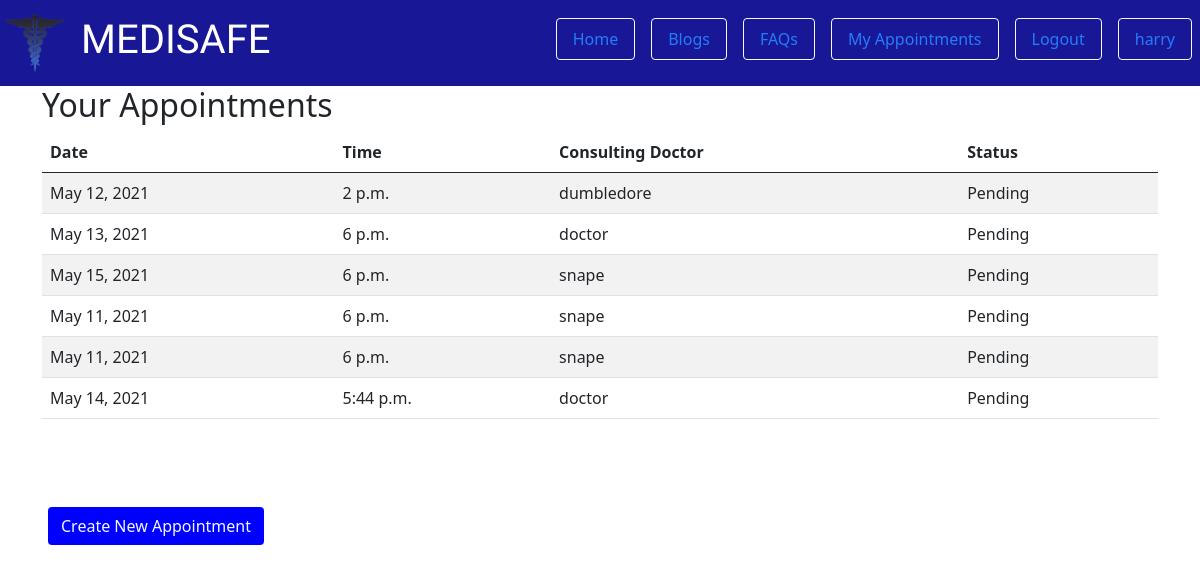
Screenshot of /appointments/p/ (signed in) with the database file from the repository.
### account/models.py (models this page shows, shortened)
class User(AbstractUser):
    user_type = models.CharField(choices=USER_CHOICES, max_length=2)
    def is_doctor(self):
        if self.user_type == 'D':
            return True
        else:
            return False
    def is_patient(self):
        if self.user_type == 'P':
            return True
        else:
            return False
    class Meta:
        ordering = ('id',)

### appointment/models.py (models this page shows, shortened)
class Appointment(models.Model):
    date = models.DateField()
    time = models.TimeField()
    status = models.CharField(choices=[('Pending', 'Pending'), ('Completed', 'Completed')], max_length=10)
    patient = models.ForeignKey(User, on_delete=models.CASCADE, related_name='patient')
    doctor = models.ForeignKey(User, on_delete=models.CASCADE, related_name='doctor')

### appointment/views.py (the view)
# urls.py: path("appointments/p/", views.AppointmentsForAPatientView.as_view(), name="patient-appointments"),
class AppointmentsForAPatientView(LoginRequiredMixin, ListView):
    login_url = '/login/'
    redirect_field_name = 'account:login'
    def get_queryset(self):
        return Appointment.objects.filter(patient=self.request.user)

### templates/appointment/appointment_list.html (shortened to what this page needs)
{% extends "base.html" %}
{% load bootstrap3 %}
{% block content %}
<div class="container">
    <h2>Your Appointments</h2>
    <div>
        {% if user.is_patient %}
        <table class="table table-striped">
            <thead>
                <th>Date</th>
                <th>Time</th>
                <th>Consulting Doctor</th>
                <th>Status</th>
            </thead>
            {% for obj in object_list %}
            <tr>
                <td>{{ obj.date }}</td>
                <td>{{ obj.time }}</td>
                <td>{{ obj.doctor }}</td>
                <td>{{ obj.status }}</td>
            </tr>
            {% endfor %}
        </table>
        {% endif %}
    </div>
</div>
<br>
    <a href="{% url 'appointment:appointment-create' %}" class="m-5 btn" style="background-color: blue; color: aliceblue;">Create New Appointment</a>
{% endblock %}

### templates/base.html (shortened to what this page needs)
{% load static %}
{% load bootstrap3 %}
<!DOCTYPE html>
<html lang="en">
<head>
<link href="https://cdn.jsdelivr.net/npm/bootstrap@5.0.0-beta2/dist/css/bootstrap.min.css" rel="stylesheet">
<link rel="stylesheet" href="{% static 'css/ind.css' %}">
</head>
<header class="text-white" id="header">
    <nav class="navbar navbar-expand-lg navbar-dark d-flex">
        <div class="navbar-nav nav-item flex-grow-1">
            <a class="navbar-brand" href="">
                <img class="logo" src="{% static 'pics/medlogo.png' %}" alt="">    </a>
            <div class="h1 mt-2 medisafe">
                MEDISAFE </div>
        </div>
        <div class="d-flex justify-content-between h5" id="headliner">
            <a class="nav-item nav-link m-2 btn btn-outline-light" href="{% url 'account:home' %}">Home</a>
            <a class="nav-item nav-link m-2 btn btn-outline-light" href="{% url 'account:blogs' %}">Blogs</a>
            <a class="nav-item nav-link m-2 btn btn-outline-light" href="{% url 'account:womenhealth' %}">FAQs</a>
            {% if user.is_active %}
                {% if user.is_patient %}
                    <a class="nav-item nav-link m-2 btn btn-outline-light" href="{% url 'appointment:patient-appointments' %}">My Appointments</a>
                {% elif user.is_doctor %}
                    <a class="nav-item nav-link m-2 btn btn-outline-light" href="{% url 'appointment:doctor-appointments' %}">My Appointments</a>
                 {% endif %}
            <a class="nav-item nav-link m-2 btn btn-outline-light" href="{% url 'account:logout' %}">Logout</a>
            <a class="nav-item nav-link m-2 btn btn-outline-light" href="{% url 'account:myacc' %}">{{ user.username }}</a>
            {% else %}
            <a class="nav-item nav-link m-2 btn btn-outline-light" href="{% url 'account:login' %}">Login</a>
            <a class="nav-item nav-link m-2 btn btn-outline-light" href="{% url 'account:signup' %}">Register</a>
            {% endif %}
        </div>
      </nav>
</header>
<body>
{% block content %}
{% endblock  %}
</body>
</html>

### static/css/ind.css (style rules this page uses)
#header { background-color: darkblue; opacity: 0.9; }
.logo { width: 60px; height: 60px; margin-left: 5px; background-color: transparent; opacity: 1; color: black; }
.medisafe { font-family: 'Akaya Telivigala', cursive; }

### rows the page displays
User: username "harry"
Appointment: date "May 12, 2021", time "2 p.m.", doctor "dumbledore", status "Pending"
Appointment: date "May 13, 2021", time "6 p.m.", doctor "doctor", status "Pending"
Appointment: date "May 15, 2021", time "6 p.m.", doctor "snape", status "Pending"
Appointment: date "May 11, 2021", time "6 p.m.", doctor "snape", status "Pending"
Appointment: date "May 11, 2021", time "6 p.m.", doctor "snape", status "Pending"
Appointment: date "May 14, 2021", time "5:44 p.m.", doctor "doctor", status "Pending"
